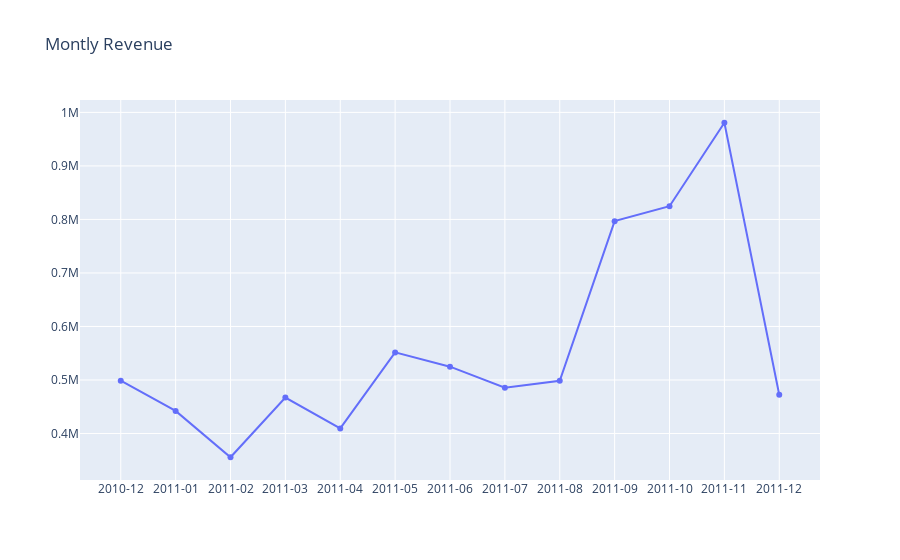

Notebook code for this chart:
### Code cell
plot_data = [
    go.Scatter(
        x=df_revenue['InvoiceYearMonth'],
        y=df_revenue['Revenue'],
        mode='lines+markers'
    )
]

plot_layout = go.Layout(
        xaxis={"type": "category"},
        title='Montly Revenue'
    )
fig = go.Figure(data=plot_data, layout=plot_layout)
pyoff.iplot(fig)

### Figure 1 — Plotly figure (JSON) as saved in the notebook; plotly's stock layout.template omitted (floating-point values rounded to 4 significant figures)
{"data": [{"mode": "lines+markers", "type": "scatter", "x": ["2010-12", "2011-01", "2011-02", "2011-03", "2011-04", "2011-05", "2011-06", "2011-07", "2011-08", "2011-09", "2011-10", "2011-11", "2011-12"], "y": [498700.0, 442200.0, 355700.0, 467200.0, 409600.0, 551600.0, 524900.0, 485600.0, 498500.0, 796800.0, 824800.0, 980600.0, 472400.0]}], "layout": {"autosize": true, "title": {"text": "Montly Revenue"}, "xaxis": {"autorange": true, "range": [-0.7252, 12.73], "type": "category"}, "yaxis": {"autorange": true, "range": [304100.0, 1032000.0], "type": "linear"}}}
